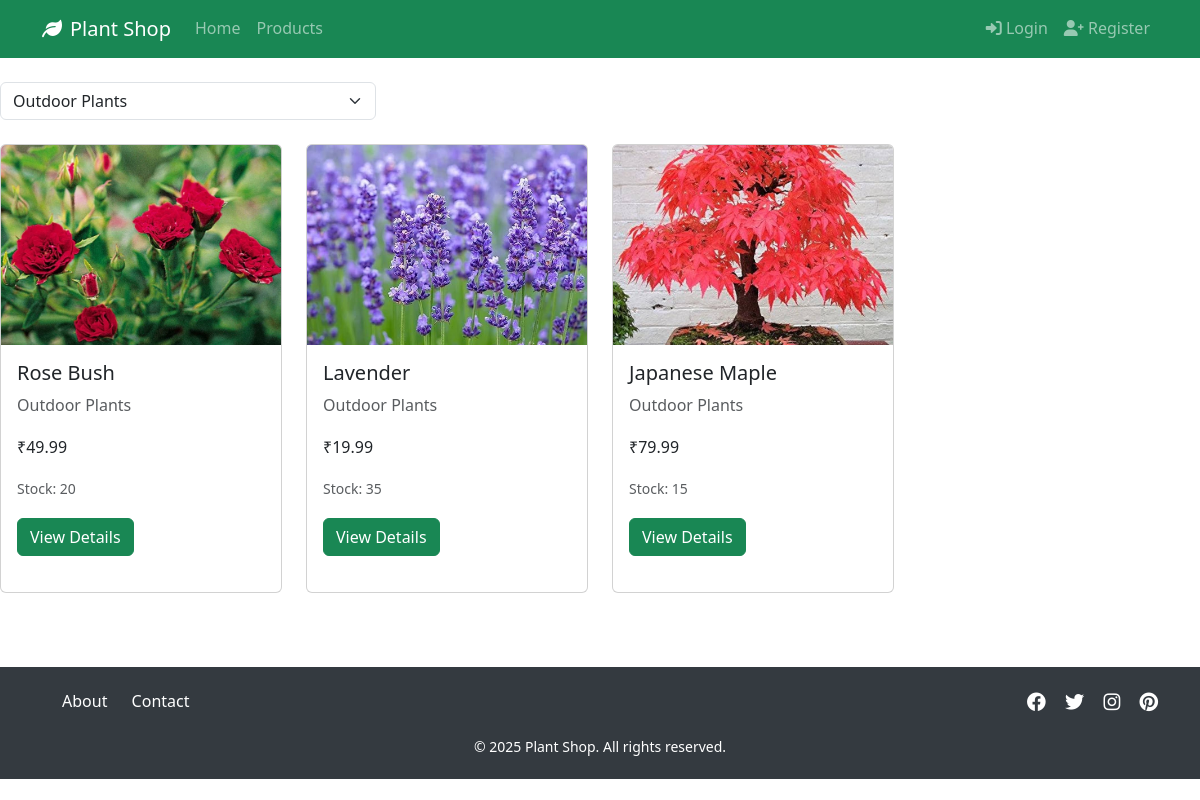
The app's page /products.php?category=2 with its own data.
### tables this page shows
CREATE TABLE products (
    id INT PRIMARY KEY AUTO_INCREMENT,
    category_id INT,
    name VARCHAR(100) NOT NULL,
    description TEXT,
    price DECIMAL(10,2) NOT NULL,
    stock INT NOT NULL,
    image_url VARCHAR(255),
    created_at TIMESTAMP DEFAULT CURRENT_TIMESTAMP,
    updated_at TIMESTAMP DEFAULT CURRENT_TIMESTAMP ON UPDATE CURRENT_TIMESTAMP,
    FOREIGN KEY (category_id) REFERENCES categories(id) ON DELETE SET NULL,
    INDEX idx_category (category_id),
    INDEX idx_name (name),
    INDEX idx_price (price),
    INDEX idx_stock (stock)
);

CREATE TABLE categories (
    id INT PRIMARY KEY AUTO_INCREMENT,
    name VARCHAR(50) NOT NULL,
    description TEXT,
    image_url VARCHAR(255),
    created_at TIMESTAMP DEFAULT CURRENT_TIMESTAMP,
    INDEX idx_name (name)
);

### products.php (the view, shortened to what this page needs)
<?php
require_once 'includes/header.php';
$category_id = isset($_GET['category']) ? (int)$_GET['category'] : 0;
$query = "SELECT p.*, c.name as category_name
          FROM products p
          LEFT JOIN categories c ON p.category_id = c.id
          WHERE p.stock > 0";
if ($category_id > 0) {
    $query .= " AND p.category_id = $category_id";
}
$query .= " ORDER BY p.created_at DESC";
$result = $conn->query($query);
$categories_query = "SELECT * FROM categories";
$categories_result = $conn->query($categories_query);
?>
<div class="row mb-4">
    <div class="col-md-4">
        <form method="GET" class="d-flex">
            <select name="category" class="form-select me-2" onchange="this.form.submit()">
                <?php while($category = $categories_result->fetch_assoc()): ?>
                    <option value="<?php echo $category['id']; ?>" <?php echo $category_id == $category['id'] ? 'selected' : ''; ?>>
                        <?php echo $category['name']; ?>
                    </option>
                <?php endwhile; ?>
            </select>
        </form>
    </div>
</div>
<div class="row">
    <?php if ($result->num_rows > 0): ?>
        <?php while($product = $result->fetch_assoc()): ?>
            <div class="col-md-3 mb-4">
                <div class="card product-card h-100">
                    <img src="assets/images/products/<?php echo $product['image']; ?>"
                         class="card-img-top product-image"
                         alt="<?php echo $product['name']; ?>">
                    <div class="card-body">
                        <h5 class="card-title"><?php echo $product['name']; ?></h5>
                        <p class="card-text text-muted"><?php echo $product['category_name']; ?></p>
                        <p class="card-text">₹<?php echo number_format($product['price'], 2); ?></p>
                        <p class="card-text"><small class="text-muted">Stock: <?php echo $product['stock']; ?></small></p>
                        <a href="product.php?id=<?php echo $product['id']; ?>"
                           class="btn btn-success">View Details</a>
                    </div>
                </div>
            </div>
        <?php endwhile; ?>
    <?php endif; ?>
</div>
<?php require_once 'includes/footer.php'; ?>

### assets/css/style.css (style rules this page uses)
body { font-family: 'Segoe UI', Tahoma, Geneva, Verdana, sans-serif; line-height: 1.6; }
.product-card { transition: transform 0.3s ease; margin-bottom: 20px; }
.product-image { height: 200px; object-fit: cover; }

### assets/css/animations.css (style rules this page uses)
.product-card { transition: transform 0.3s ease, box-shadow 0.3s ease; }
.btn { transition: all 0.3s ease; position: relative; overflow: hidden; }
.product-image { transition: transform 0.5s ease; }
html { scroll-behavior: smooth; }

### records on screen
products: image (picture), name "Rose Bush", category.name "Outdoor Plants", price "49.99", stock "20"
products: image (picture), name "Lavender", category.name "Outdoor Plants", price "19.99", stock "35"
products: image (picture), name "Japanese Maple", category.name "Outdoor Plants", price "79.99", stock "15"

### other values on screen
form field category "Outdoor Plants"
